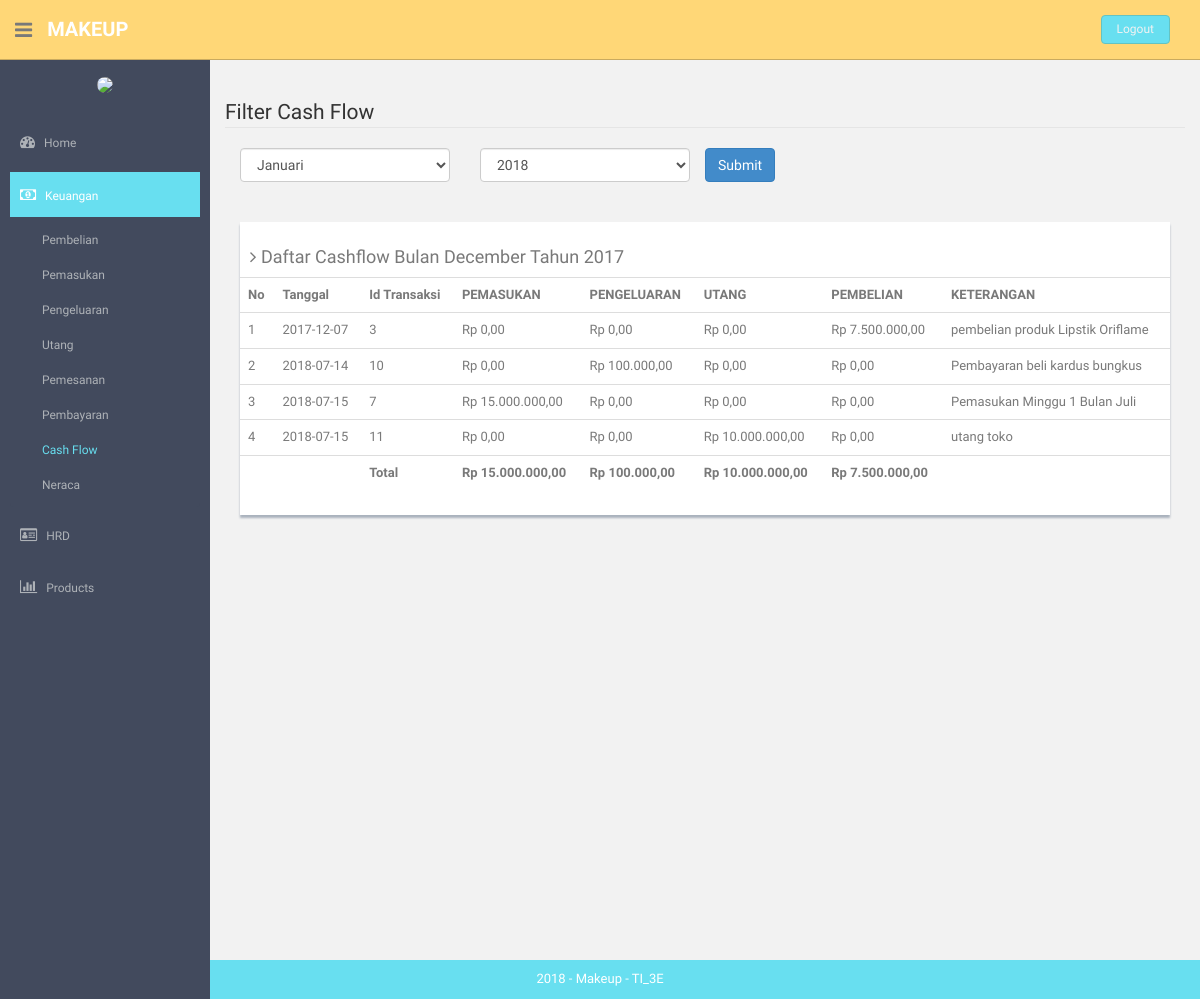
/index.php/cashflow, run on an earlier commit of the app's database.
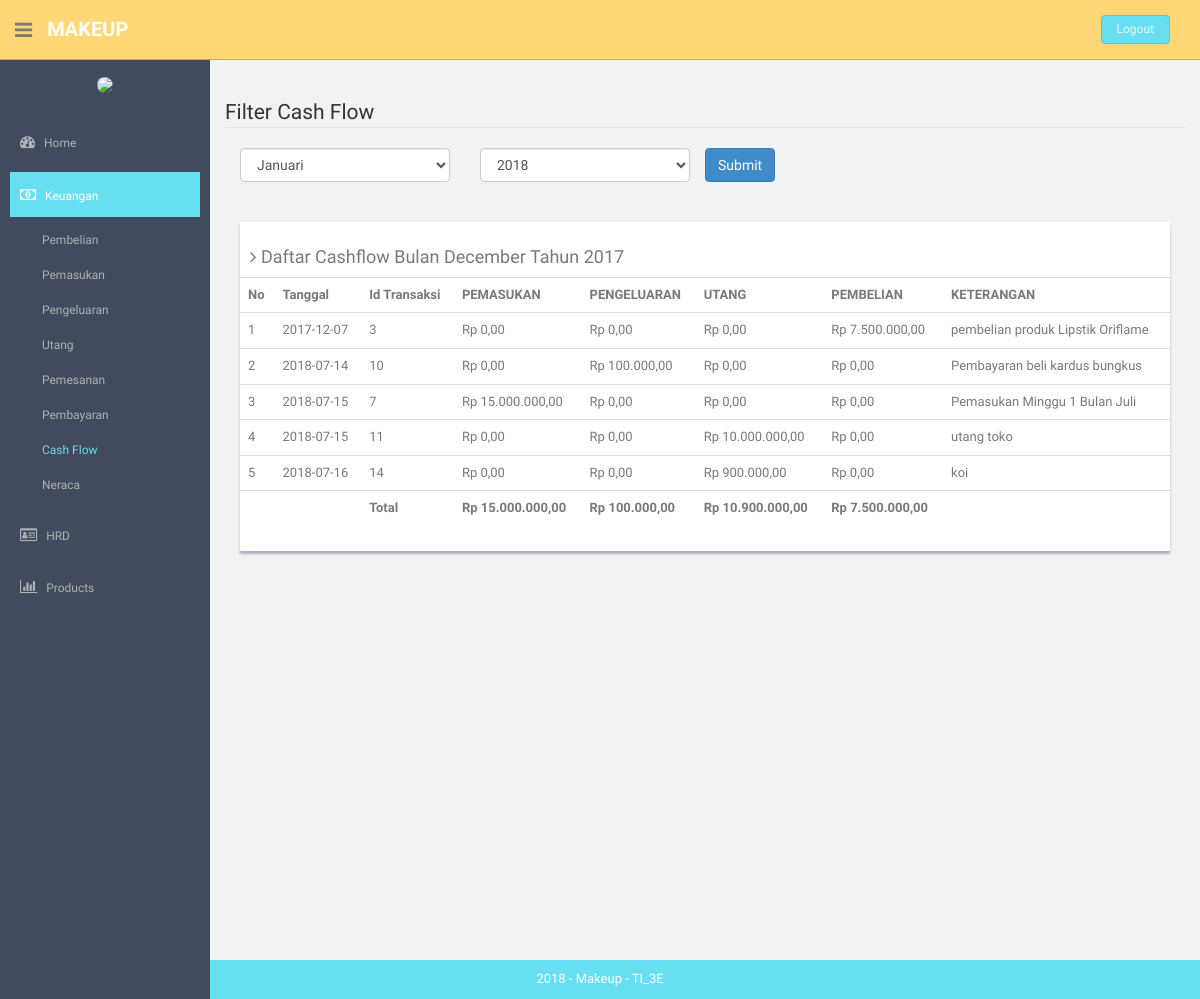
And on a later commit of the database.
### tables this page shows
CREATE TABLE `cash_flow` (
  `id_transaksi` int(10) NOT NULL,
  `id_user` int(10) DEFAULT NULL,
  `id_pembayaran` int(10) DEFAULT NULL,
  `id_Pengeluaran` int(10) DEFAULT NULL,
  `id_utang` int(10) DEFAULT NULL,
  `id_pembelian` int(11) DEFAULT NULL,
  `tgl_cashflow` date NOT NULL,
  `keterangan` text NOT NULL
);

CREATE TABLE `pemasukan` (
  `id_pemasukan` int(11) NOT NULL,
  `id_user` int(11) NOT NULL,
  `nama_pemasukan` varchar(100) NOT NULL,
  `tgl_pemasukan` date NOT NULL,
  `total_pemasukan` int(11) NOT NULL
);

CREATE TABLE `pengeluaran` (
  `id_pengeluaran` int(11) NOT NULL,
  `id_user` int(11) NOT NULL,
  `nama_barang` varchar(40) NOT NULL,
  `harga_satuan` int(11) NOT NULL,
  `qty` int(11) NOT NULL,
  `total_harga` int(11) NOT NULL,
  `tanggal_pengeluaran` date NOT NULL
);

CREATE TABLE `utang` (
  `id_utang` int(11) NOT NULL,
  `id_user` int(11) NOT NULL,
  `nama_barang` varchar(40) NOT NULL,
  `total_utang` int(11) NOT NULL,
  `jml_utang` int(11) NOT NULL,
  `sisa_utang` int(11) NOT NULL
);

CREATE TABLE `pembelian` (
  `id_pembelian` int(10) NOT NULL,
  `id_user` int(11) NOT NULL,
  `id_produk` int(10) NOT NULL,
  `qty` int(50) NOT NULL,
  `harga_total` int(50) NOT NULL,
  `id_supp` int(11) NOT NULL,
  `tgl_beli` date NOT NULL
);

### application/controllers/Cashflow.php (called while the page is built, shortened)
<?php
class Cashflow extends CI_Controller {
	public function __construct()
	{
		$this->load->helper('url','form');
		$this->load->library('form_validation');
		$this->load->model('utang_model');
        $this->load->model('cashflow_model');
        $this->load->model('pembayaran_model');
        $this->load->model('pengeluaran_model');
		$this->load->model('user_model');
        $this->load->model('pembelian_model');
		$this->load->helper('html');
		$this->load->library('image_lib');
	}
	public function index()
	{
		$object['utang']=$this->utang_model->getDataUtang();
        $object['user']=$this->user_model->getDataUser();
        $object['cashflow']=$this->cashflow_model->getDataCashflow();
        $object['totalcashflow']=$this->cashflow_model->getDataTotalCashflow();
		$cek['status'] = array(
        		'home'=>'',
        		'hrd'=>'',
        		'keuangan'=>'active',
        		'produk'=>'',
        		'pembelian'=>'',
        		'pemasukan'=>'',
        		'pengeluaran'=>'',
        		'utang'=>'',
        		'cash_flow'=>'active',
                'pemesanan'=>'',
                'pembayaran'=>'',
        		'neraca'=>'',
        		'admin'=>'',
        		'gaji'=>'',
        		'golongan'=>'',
        		'absensi'=>'',
        		'user'=>'',
        		'barang'=>'',
        		'supplier'=>'',
        		'kategori'=>'',
        		);
		$this->load->view('component/header',$cek);
		$this->load->view('cashflow',$object);
		$this->load->view('component/footer');
	}
}

### index.php (called while the page is built, shortened)
<?php
require_once BASEPATH.'core/CodeIgniter.php';

### application/models/Cashflow_model.php (called while the page is built, shortened)
<?php
class Cashflow_model extends CI_Model {
	public function getDataCashflow()
	{
		$query = $this->db->query("SELECT cash_flow.tgl_cashflow,cash_flow.keterangan,`cash_flow`.`id_transaksi`,cash_flow.id_user,pemasukan.total_pemasukan as PEMASUKAN,pengeluaran.total_harga as PENGELUARAN,utang.total_utang as UTANG,pembelian.harga_total as PEMBELIAN FROM `cash_flow` join pemasukan on cash_flow.id_pembayaran=pemasukan.id_pemasukan join pengeluaran on cash_flow.id_Pengeluaran=pengeluaran.id_pengeluaran join utang on utang.id_utang = cash_flow.id_utang join pembelian on pembelian.id_pembelian = cash_flow.id_pembelian ORDER BY tgl_cashflow");
		return $query->result();
	}
	public function getDataTotalCashflow()
	{
		$query = $this->db->query("SELECT cash_flow.tgl_cashflow,cash_flow.keterangan,`cash_flow`.`id_transaksi`,cash_flow.id_user,sum(pemasukan.total_pemasukan) as PEMASUKAN,sum(pengeluaran.total_harga) as PENGELUARAN,sum(utang.total_utang) as UTANG,sum(pembelian.harga_total) as PEMBELIAN FROM `cash_flow` join pemasukan on cash_flow.id_pembayaran=pemasukan.id_pemasukan join pengeluaran on cash_flow.id_Pengeluaran=pengeluaran.id_pengeluaran join utang on utang.id_utang = cash_flow.id_utang join pembelian on pembelian.id_pembelian = cash_flow.id_pembelian ORDER BY tgl_cashflow");
		return $query->result();
	}
}

### application/views/cashflow.php (the view, shortened to what the changed rows need)
<?php
function rupiah($angka){
  $hasil_rupiah = "Rp " . number_format($angka,2,',','.');
  return $hasil_rupiah;
}
?><!-- **********************************************************************************************************************************************************
<section id="main-content">
  <section class="wrapper site-min-height">
    <br><br>
    <div class="col-md-12 mt">
      <div class="content-panel">
        <table class="table table-hover">
        <h4><i class="fa fa-angle-right"></i> Daftar Cashflow Bulan <?php echo date('F',strtotime($cashflow[0]->tgl_cashflow)) ?> Tahun <?php echo date('Y',strtotime($cashflow[0]->tgl_cashflow)) ?> </h4>
        <tr>
          <th>No</th>
          <th>Tanggal</th>
          <th>Id Transaksi</th>
          <th>PEMASUKAN</th>
          <th>PENGELUARAN</th>
          <th>UTANG</th>
          <th>PEMBELIAN</th>
          <th>KETERANGAN</th>
        </tr>
        <?php
        $no = 1;
        foreach($cashflow as $key){
        ?>
        <tr>
          <td><?php echo $no++ ?></td>
          <td><?php echo $key->tgl_cashflow ?></td>
          <td><?php echo $key->id_transaksi ?></td>
          <td><?php echo rupiah($key->PEMASUKAN)?></td>
          <td><?php echo rupiah($key->PENGELUARAN) ?></td>
          <td><?php echo rupiah($key->UTANG)?></td>
          <td><?php echo rupiah($key->PEMBELIAN) ?></td>
          <td><?php echo $key->keterangan ?></td>
        </tr>
        <?php } ?>
      <tfoot>
        <tr>
          <td><b><?php echo rupiah($totalcashflow[0]->UTANG) ?></b></td>
        </tr>
      </tfoot>
      </table>
      </div>
      </div>
    </section>
    </section>

What changed in the data, as far as the page shows it:
added cash_flow: tgl_cashflow "2018-07-16", id_transaksi "14", id_pembayaran.total_pemasukan "Rp 0,00", id_Pengeluaran.total_harga "Rp 0,00", id_utang.total_utang "Rp 900.000,00", id_pembelian.harga_total "Rp 0,00", keterangan "koi"
Also different on the page:
rupiah($totalcashflow[0]->UTANG): "Rp 10.000.000,00" → "Rp 10.900.000,00"
